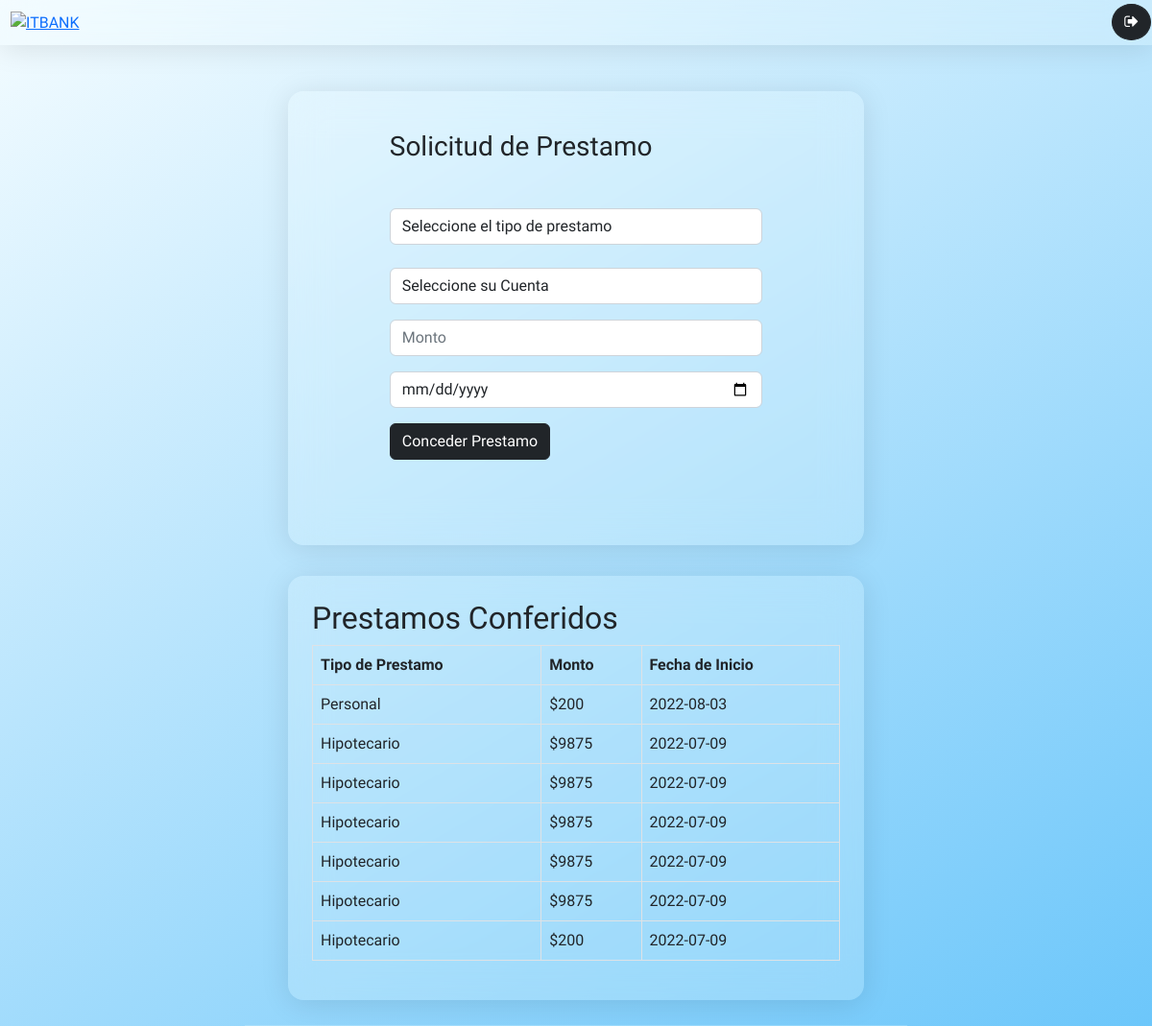
Page /Cuentas/Prestamos (signed in) on the committed database.
### Prestamos/models.py (models this page shows)
class Prestamo(models.Model):
    loan_id = models.AutoField(primary_key=True)
    loan_type = models.TextField()
    loan_date = models.TextField()
    loan_total = models.IntegerField()
    customer_id = models.ForeignKey(Cliente,on_delete=models.CASCADE)
    account_num = models.ForeignKey(Cuenta,on_delete=models.CASCADE)
    class Meta:
        managed = True
        db_table = 'prestamo'

### Prestamos/views.py (the view)
# urls.py: path('Prestamos',views.PrestamoPackage.log_page,name="prestamos"),
    @login_required
    def log_page(request):
        user    = request.user
        prestamos = Prestamo.objects.filter(customer_id = user.id).order_by("-loan_date")
        cuenta = Cuenta.objects.filter(customer_id = user.id)
        content = {
            'prestamos':prestamos,
            'cuentas':cuenta
        }
        return render(request,"Prestamos/Prestamos.html",{'content':content})

### Prestamos/templates/Prestamos/Prestamos.html (shortened to what this page needs)
<!DOCTYPE html>
<html lang="en">
<head>
    {% load static %}
    <link href='https://css.gg/bell.css' rel='stylesheet'>
    <link
    href="https://cdn.jsdelivr.net/npm/bootstrap@5.2.0-beta1/dist/css/bootstrap.min.css"
    rel="stylesheet"
    />
    <link rel="stylesheet" href="https://cdnjs.cloudflare.com/ajax/libs/font-awesome/4.7.0/css/font-awesome.min.css">
    <link rel="stylesheet" href="{% static 'Prestamos/css/Prestamos.css' %}">
</head>
<body>
    <header class="encabezado">
        <div class="logo">
          <a href="{% url 'cuenta' %}"><img class="img-logo" src="{% static 'Prestamos/img/Logo.png' %}" alt="ITBANK" /></a>
        </div>
        <div>
          <a href="{% url 'logout' %}"><button type="button" class="btn btn-dark border-2 rounded-circle"><i class="fa fa-sign-out"></i></button></a>
        </div>
    </header>
      <main>
            <div class="seccion">
              <main role="main">
                <div class="container">
                  <div class="row mt-3">
                    <div class="col-md-9 mx-auto mb-5">
                      <form action="Prestamos/Mensaje/" method="post" id="carform">{% csrf_token %}
                        <h3 class="mb-4">Solicitud de Prestamo</h3>
                        <p>
                          <select name="seleccion_prestamo" id="seleccion_prestamo" class="form-control" required>
                            <option value=" ">Seleccione el tipo de prestamo</option>
                          </select>
                          <select name="seleccion_cuenta" id="seleccion_prestamo" class="form-control">
                            <option value=" ">Seleccione su Cuenta</option>
                          </select>
                        </p>
                        <p>
                          <input type="number" name="Monto" required
                            id="id_monto" class="form-control" placeholder="Monto"/>
                        </p>
                        <p>
                          <input type="date" name="Fecha" required
                            id="Fecha" class="form-control" placeholder="Fecha de Inicio"/>
                        </p>
                        <p><input type="submit" class="btn btn-dark btn-block" value="Conceder Prestamo"></p>
                      </form>
                    </div>
                  </div>
                </div>
              </main>
            </div>
            <div class="seccion">
            <h2>Prestamos Conferidos</h2>
            <table class="table table-bordered">
              <tr>
                <th>Tipo de Prestamo</th>
                <th>Monto</th>
                <th>Fecha de Inicio</th>
              </tr>
              {% for prestamo in content.prestamos %}
              <tr>
                <td>{{prestamo.loan_type}}</td>
                <td>${{prestamo.loan_total}}</td>
                <td>{{prestamo.loan_date}}</td>
              </tr>
              {% endfor %}
            </table>
      </main>
</body>
</html>

### Prestamos/static/Prestamos/css/Prestamos.css (style rules this page uses)
* { box-sizing: border-box; margin: 0; padding: 0; font-family: "BIZ UDPGothic", sans-serif; }
body { background: linear-gradient(150deg, #f4fcff, #0da1f7, #3e3b50); background-size: 400% 300%; animation: bgGradient 5s ease infinite; }
.img-logo { width: 7em; }
.logo { padding: 10px; display: flex; justify-content: center; }
.encabezado { display: flex; justify-content: space-between; flex-wrap: wrap; align-items: center; background: rgba(244, 252, 255, 0.20); box-shadow: 0 4px 30px rgba(0, 0, 0, 0.1); backdrop-filter: blur(20px); -webkit-backdrop-filter: blur(20px); border: 1px solid rgba(244, 252, 255, 0); }
.seccion { width: 60%; padding: 1.5em; margin-bottom: 2em; background: rgba(244, 252, 255, 0.20); border-radius: 16px; box-shadow: 0 4px 30px rgba(0, 0, 0, 0.1); backdrop-filter: blur(20px); -webkit-backdrop-filter: blur(20px); border: 1px solid rgba(244, 252, 255, 0); width: 50%; }
main { display: flex; flex-direction: column; align-items: center; }
header { margin-bottom: 3em; }

### rows in the picture
Prestamo: loan_type "Personal", loan_total "200", loan_date "2022-08-03"
Prestamo: loan_type "Hipotecario", loan_total "9875", loan_date "2022-07-09"
Prestamo: loan_type "Hipotecario", loan_total "9875", loan_date "2022-07-09"
Prestamo: loan_type "Hipotecario", loan_total "9875", loan_date "2022-07-09"
Prestamo: loan_type "Hipotecario", loan_total "9875", loan_date "2022-07-09"
Prestamo: loan_type "Hipotecario", loan_total "9875", loan_date "2022-07-09"
Prestamo: loan_type "Hipotecario", loan_total "200", loan_date "2022-07-09"
